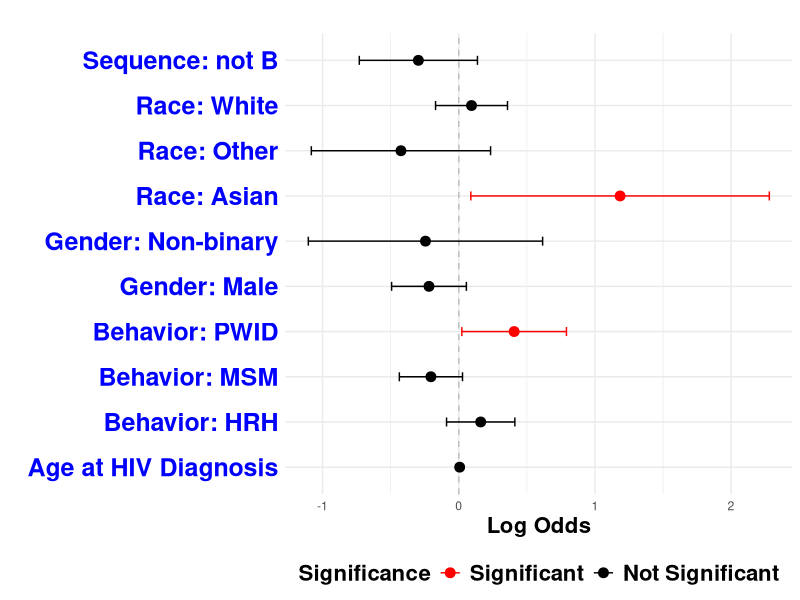

This chart was generated by the following R code:
rm(list=ls())

library(ggplot2)


# Sample data 
df <- data.frame(
  category = c("Gender: Male", "Gender: Non-binary", "Race: Asian", "Race: Other", "Race: White", "Sequence: not B", "Behavior: MSM", "Behavior: HRH", 
               "Behavior: PWID", "Age at HIV Diagnosis"),
  log_odds = c(-0.2188, -0.2446, 1.18474, -0.42470, 0.09366, -0.29668, -0.20453, 0.16108, 0.40669, 0.006576),
  std_error = c(0.1401, 0.4390, 0.55928, 0.33584, 0.13478, 0.22138, 0.11835, 0.12797, 0.19599, 0.004724)
)

# Calculate confidence intervals
df$lower_ci <- df$log_odds - 1.96 * df$std_error
df$upper_ci <- df$log_odds + 1.96 * df$std_error

# Determine if CI crosses 0 (non-significant) or not (significant)
df$significant <- ifelse(df$lower_ci * df$upper_ci <= 0, "No", "Yes")


# ... [Same data preparation code with the 'significant' column addition]

# ggplot(df, aes(x=log_odds, y=category)) + 
#   geom_vline(aes(xintercept=0), linetype="dashed", color="grey") +
#   
#   # Point for log odds colored by significance
#   geom_point(aes(color=significant), size=3) +  
#   
#   # Error bars colored by significance
#   geom_errorbarh(aes(xmin=lower_ci, xmax=upper_ci, color=significant), 
#                  height=0.2) +
#   scale_color_manual(values=c("No"="black", "Yes"="red"), 
#                      name="Significance",
#                      breaks=c("Yes", "No"),
#                      labels=c("Significant", "Not Significant")) +
#   
#   labs(title="", x="Log Odds", y="Category") +
#   theme_minimal() +
#   theme(legend.position="bottom")


ggplot(df, aes(x=log_odds, y=category)) + 
  geom_vline(aes(xintercept=0), linetype="dashed", color="grey") +
  
  # Point for log odds colored by significance
  geom_point(aes(color=significant), size=3) +  
  
  # Error bars colored by significance
  geom_errorbarh(aes(xmin=lower_ci, xmax=upper_ci, color=significant), 
                 height=0.2) +
  scale_color_manual(values=c("No"="black", "Yes"="red"), 
                     name="Significance",
                     breaks=c("Yes", "No"),
                     labels=c("Significant", "Not Significant")) +
  
  labs(title="", x="Log Odds", y="") +
  theme_minimal() +
  theme(legend.position="bottom",
        axis.text.y=element_text(size=18, face="bold", color="blue"),   # for y-axis categories
        axis.title.x=element_text(size=16, face="bold", color="black"), # for x-axis label "Log Odds"
        legend.title=element_text(size=16, face="bold", color="black"), # for legend title "Significance"
        legend.text=element_text(size=16, face="bold", color="black"))  # for legend items "Significant"/"Not Significant"
